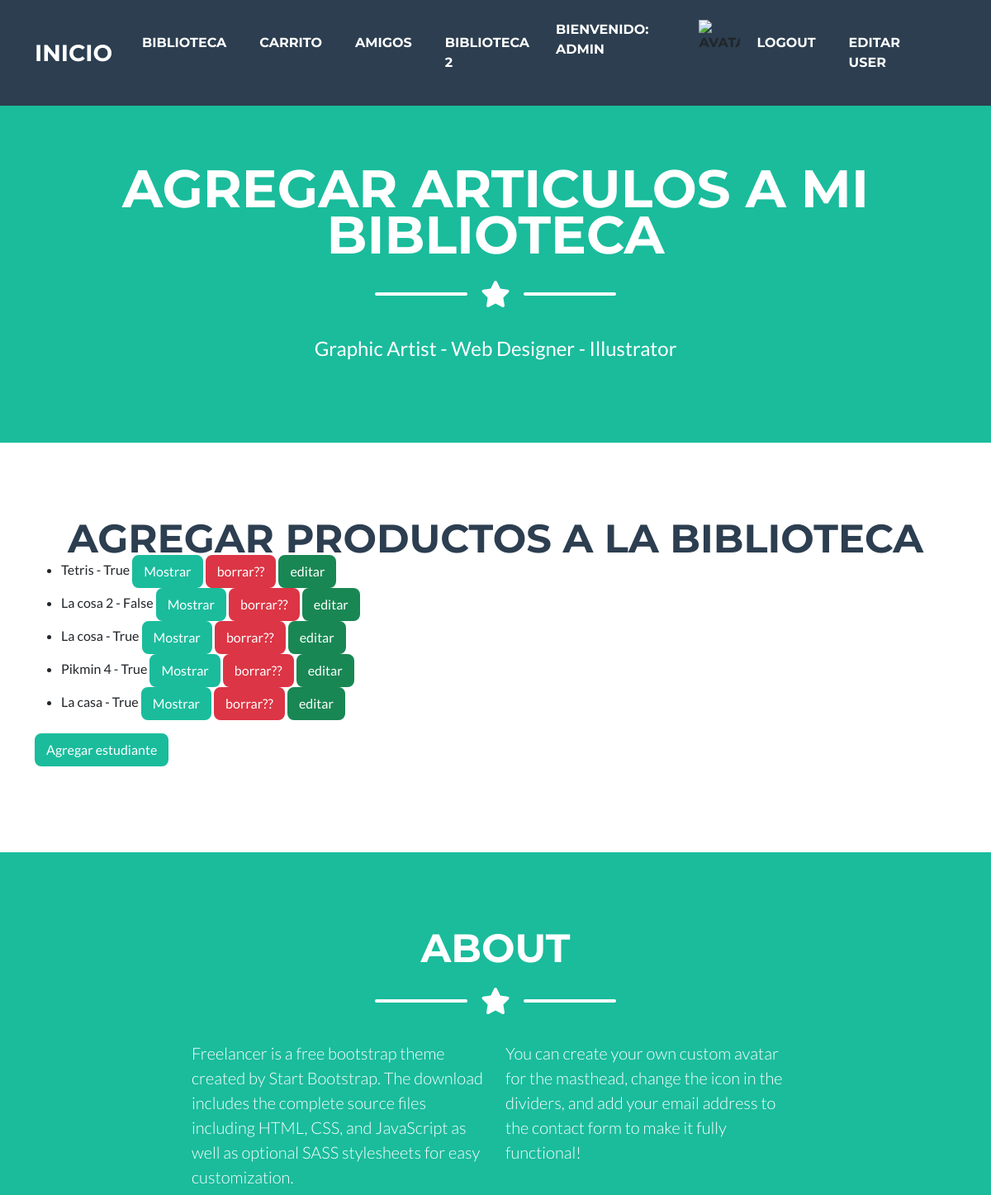
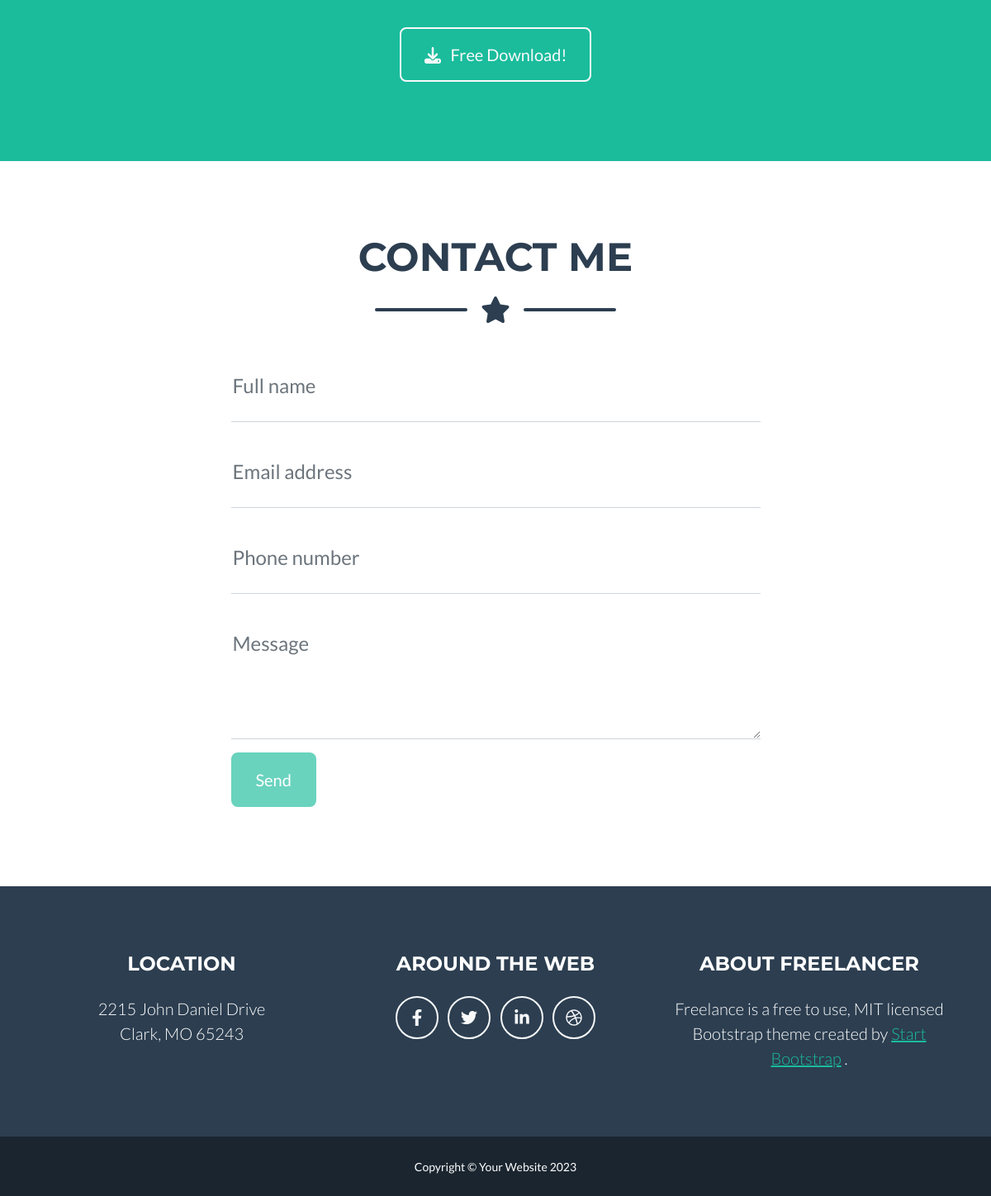
/tienda/biblioteca_listar/ (signed in), run on the app's committed database (2 pictures, top to bottom).
### tienda/models.py (models this page shows)
class  Biblioteca (models.Model):
    juego = models.CharField(max_length=50)
    instalado = models.BooleanField(default=False)
    def __str__(self):
        return f"{self.juego} - {self.instalado}"

### tienda/views.py (the view)
# urls.py: path("biblioteca_listar/", Biblioteca_listar.as_view(), name="listar_biblioteca"),
class Biblioteca_listar (LoginRequiredMixin, ListView):
    model=Biblioteca
    template_name="biblioteca_listar.html"

### tienda/templates/biblioteca_listar.html (shortened to what this page needs)
{% extends "index.html" %}
{% load static %}
{% block titulo %} Agregar articulos a mi biblioteca {% endblock %}
{% block subtitulo %} agregar productos a la biblioteca {% endblock %}
{% block contenido %}
<ul>
    {% for juego in object_list %}
    <li>
        {{juego}}
        <a class ="btn btn-primary" href="{% url 'biblioteca_detalle' juego.id %}">Mostrar</a>
        <a class ="btn btn-danger" href="{% url 'biblioteca_borrar' juego.id %}">borrar??</a>
        <a class ="btn btn-success" href="{% url 'biblioteca_editar' juego.id %}">editar</a>
    </li>
    {% endfor %}
</ul>
<a class ="btn btn-primary" href="{% url 'biblioteca_crear' %}">Agregar estudiante</a>
{% endblock %}

### tienda/templates/index.html (shortened to what this page needs)
<!DOCTYPE html>
<html lang="en">
    <head>
        {% load static %}
        <link href="{% static 'css/styles.css' %}" rel="stylesheet" />
    </head>
    <body id="page-top">
        <nav class="navbar navbar-expand-lg bg-secondary text-uppercase fixed-top" id="mainNav">
            <div class="container">
                <a class="navbar-brand" href="{% url 'inicio' %}">inicio</a>
                <div class="collapse navbar-collapse" id="navbarResponsive">
                    <ul class="navbar-nav ms-auto">
                        {% if user.is_authenticated %}
                        <li class="nav-item mx-0 mx-lg-1"><a class="nav-link py-3 px-0 px-lg-3 rounded" href="{% url 'aniadir_biblioteca' %}">Biblioteca</a></li>
                        <li class="nav-item mx-0 mx-lg-1"><a class="nav-link py-3 px-0 px-lg-3 rounded" href="{% url 'aniadir_carrito' %}">Carrito</a></li>
                        <li class="nav-item mx-0 mx-lg-1"><a class="nav-link py-3 px-0 px-lg-3 rounded" href="{% url 'aniadir_amigos' %}">Amigos</a></li>
                        <li class="nav-item mx-0 mx-lg-1"><a class="nav-link py-3 px-0 px-lg-3 rounded" href="{% url 'listar_biblioteca' %}">Biblioteca 2</a></li>
                        <p style="color: white;">bienvenido: {{ user.username }}</p>
                        <img src= '{{ avatar }}' alt="Avatar" style="width:50px;height:50px;">
                            <li class="nav-item mx-0 mx-lg-1"><a class="nav-link py-3 px-0 px-lg-3 rounded" href="{% url 'logout' %}">Logout</a></li>
                            <li class="nav-item mx-0 mx-lg-1"><a class="nav-link py-3 px-0 px-lg-3 rounded" href="{% url 'editar_usuario' %}">editar user</a></li>
                        {% else %}
                        <li class="nav-item mx-0 mx-lg-1"><a class="nav-link py-3 px-0 px-lg-3 rounded" href="{% url 'login' %}">login</a></li>
                        <li class="nav-item mx-0 mx-lg-1"><a class="nav-link py-3 px-0 px-lg-3 rounded" href="{% url 'registro' %}">Registrarse</a></li>
                        {% endif %}
                    </ul>
                </div>
            </div>
        </nav>
        <header class="masthead bg-primary text-white text-center">
            <div class="container d-flex align-items-center flex-column">
                <h1 class="masthead-heading text-uppercase mb-0">{% block titulo %} {% endblock %}</h1>
                <div class="divider-custom divider-light">
                    <div class="divider-custom-line"></div>
                    <div class="divider-custom-icon"><i class="fas fa-star"></i></div>
                    <div class="divider-custom-line"></div>
                </div>
                <p class="masthead-subheading font-weight-light mb-0">Graphic Artist - Web Designer - Illustrator</p>
            </div>
        </header>
        <section class="page-section portfolio" id="portfolio">
            <div class="container">
                <h2 class="page-section-heading text-center text-uppercase text-secondary mb-0">{% block subtitulo %} {% endblock %}</h2>
                {% block contenido %}
                {% endblock %}
            </div>
        </section>
        <section class="page-section bg-primary text-white mb-0" id="about">
            <div class="container">
                <h2 class="page-section-heading text-center text-uppercase text-white">About</h2>
                <div class="divider-custom divider-light">
                    <div class="divider-custom-line"></div>
                    <div class="divider-custom-icon"><i class="fas fa-star"></i></div>
                    <div class="divider-custom-line"></div>
                </div>
                <div class="row">
                    <div class="col-lg-4 ms-auto"><p class="lead">Freelancer is a free bootstrap theme created by Start Bootstrap. The download includes the complete source files including HTML, CSS, and JavaScript as well as optional SASS stylesheets for easy customization.</p></div>
                    <div class="col-lg-4 me-auto"><p class="lead">You can create your own custom avatar for the masthead, change the icon in the dividers, and add your email address to the contact form to make it fully functional!</p></div>
                </div>
                <div class="text-center mt-4">
                    <a class="btn btn-xl btn-outline-light" href="https://startbootstrap.com/theme/freelancer/">
                        <i class="fas fa-download me-2"></i>
                        Free Download!
                    </a>
                </div>
            </div>
        </section>
        <section class="page-section" id="contact">
            <div class="container">
                <h2 class="page-section-heading text-center text-uppercase text-secondary mb-0">Contact Me</h2>
                <div class="divider-custom">
                    <div class="divider-custom-line"></div>
                    <div class="divider-custom-icon"><i class="fas fa-star"></i></div>
                    <div class="divider-custom-line"></div>
                </div>
                <div class="row justify-content-center">
                    <div class="col-lg-8 col-xl-7">
                        <form id="contactForm" data-sb-form-api-token="API_TOKEN">
                            <div class="form-floating mb-3">
                                <input class="form-control" id="name" type="text" placeholder="Enter your name..." data-sb-validations="required" />
                                <label for="name">Full name</label>
                            </div>
                            <div class="form-floating mb-3">
                                <input class="form-control" id="email" type="email" placeholder="name@example.com" data-sb-validations="required,email" />
                                <label for="email">Email address</label>
                            </div>
                            <div class="form-floating mb-3">
                                <input class="form-control" id="phone" type="tel" placeholder="(123) 456-7890" data-sb-validations="required" />
                                <label for="phone">Phone number</label>
                            </div>
                            <div class="form-floating mb-3">
                                <textarea class="form-control" id="message" type="text" placeholder="Enter your message here..." style="height: 10rem" data-sb-validations="required"></textarea>
                                <label for="message">Message</label>
                            </div>
                            <button class="btn btn-primary btn-xl disabled" id="submitButton" type="submit">Send</button>
                        </form>
                    </div>
                </div>
            </div>
        </section>
        <footer class="footer text-center">
            <div class="container">
                <div class="row">
                    <div class="col-lg-4 mb-5 mb-lg-0">
                        <h4 class="text-uppercase mb-4">Location</h4>
                        <p class="lead mb-0">
                            2215 John Daniel Drive
                            <br />
                            Clark, MO 65243
                        </p>
                    </div>
                    <div class="col-lg-4 mb-5 mb-lg-0">
                        <h4 class="text-uppercase mb-4">Around the Web</h4>
                        <a class="btn btn-outline-light btn-social mx-1" href="#!"><i class="fab fa-fw fa-facebook-f"></i></a>
                        <a class="btn btn-outline-light btn-social mx-1" href="#!"><i class="fab fa-fw fa-twitter"></i></a>
                        <a class="btn btn-outline-light btn-social mx-1" href="#!"><i class="fab fa-fw fa-linkedin-in"></i></a>
                        <a class="btn btn-outline-light btn-social mx-1" href="#!"><i class="fab fa-fw fa-dribbble"></i></a>
                    </div>
                    <div class="col-lg-4">
                        <h4 class="text-uppercase mb-4">About Freelancer</h4>
                        <p class="lead mb-0">
                            Freelance is a free to use, MIT licensed Bootstrap theme created by
                            <a href="http://startbootstrap.com">Start Bootstrap</a>
                            .
                        </p>
                    </div>
                </div>
            </div>
        </footer>
        <div class="copyright py-4 text-center text-white">
            <div class="container"><small>Copyright &copy; Your Website 2023</small></div>
        </div>
    </body>
</html>

### data on the page
Biblioteca: juego+instalado "Tetris - True"
Biblioteca: juego+instalado "La cosa 2 - False"
Biblioteca: juego+instalado "La cosa - True"
Biblioteca: juego+instalado "Pikmin 4 - True"
Biblioteca: juego+instalado "La casa - True"

### other printed values
{{ user.username }} "ADMIN"
